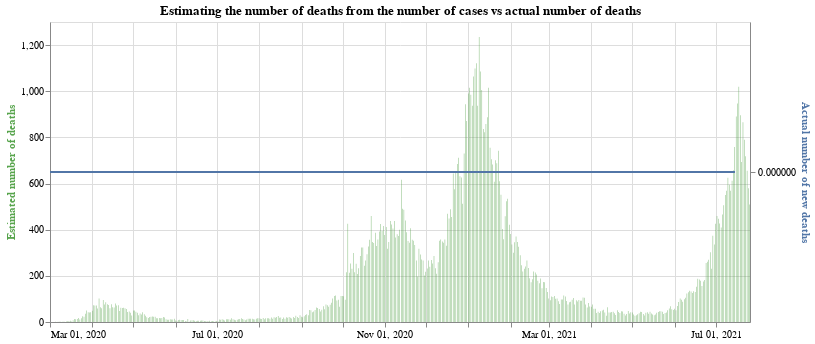

Notebook cell for this chart:
### Code cell
#collapse
base = alt.Chart(full_eng_deaths.query("date >= '2020-03-01'")).encode(x=alt.X("yearmonthdate(date):T", axis=alt.Axis(title=None))).properties(width=700, title='Estimating the number of deaths from the number of cases vs actual number of deaths')

bars = base.mark_bar(color='#57A44C').encode(
    y=alt.Y("estimateDeathsFromCases:Q", axis=alt.Axis(title='Estimated number of deaths', titleColor='#57A44C')),
    tooltip="newCases:Q"
)

line = base.mark_line(stroke='#5276A7').encode(y=alt.Y("laggedNewDeaths:Q", axis=alt.Axis(title='Actual number of new deaths', titleColor='#5276A7')))

alt.layer(bars, line).resolve_scale(y='independent')

### Figure 1 — Vega-Lite specification as saved in the notebook (floating-point values rounded to 4 significant figures; data arrays with more than 128 entries replaced by an {"elided": "..."} marker saying what was removed)
{"config": {"view": {"continuousWidth": 400, "continuousHeight": 300}}, "layer": [{"mark": {"type": "bar", "color": "#57A44C"}, "encoding": {"tooltip": {"type": "quantitative", "field": "newCases"}, "x": {"type": "temporal", "axis": {"title": null}, "field": "date", "timeUnit": "yearmonthdate"}, "y": {"type": "quantitative", "axis": {"title": "Estimated number of deaths", "titleColor": "#57A44C"}, "field": "estimateDeathsFromCases"}}, "title": "Estimating the number of deaths from the number of cases vs actual number of deaths", "width": 700}, {"mark": {"type": "line", "stroke": "#5276A7"}, "encoding": {"x": {"type": "temporal", "axis": {"title": null}, "field": "date", "timeUnit": "yearmonthdate"}, "y": {"type": "quantitative", "axis": {"title": "Actual number of new deaths", "titleColor": "#5276A7"}, "field": "laggedNewDeaths"}}, "title": "Estimating the number of deaths from the number of cases vs actual number of deaths", "width": 700}], "data": {"name": "data-5f7c6f13f4a0159f0ea4ced896db0ec1"}, "resolve": {"scale": {"y": "independent"}}, "$schema": "https://vega.github.io/schema/vega-lite/v4.8.1.json", "datasets": {"data-5f7c6f13f4a0159f0ea4ced896db0ec1": {"elided": "512 records"}}}
